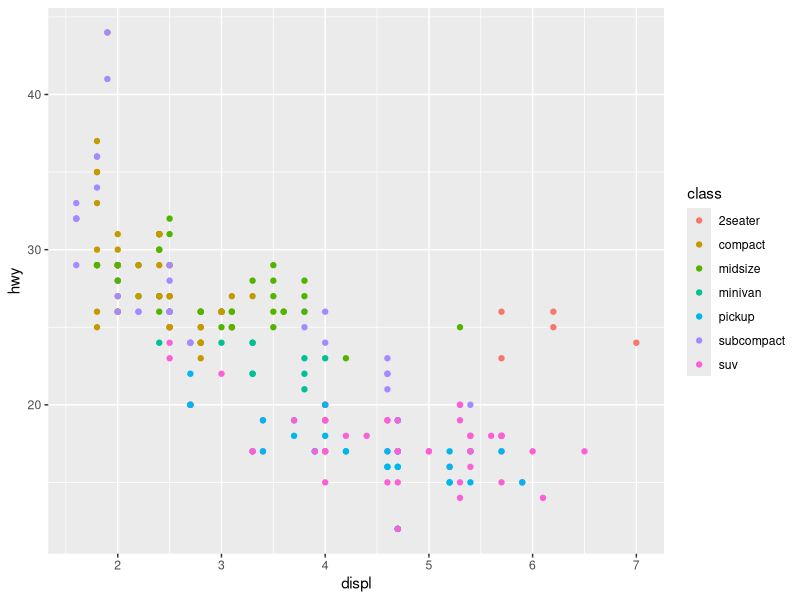
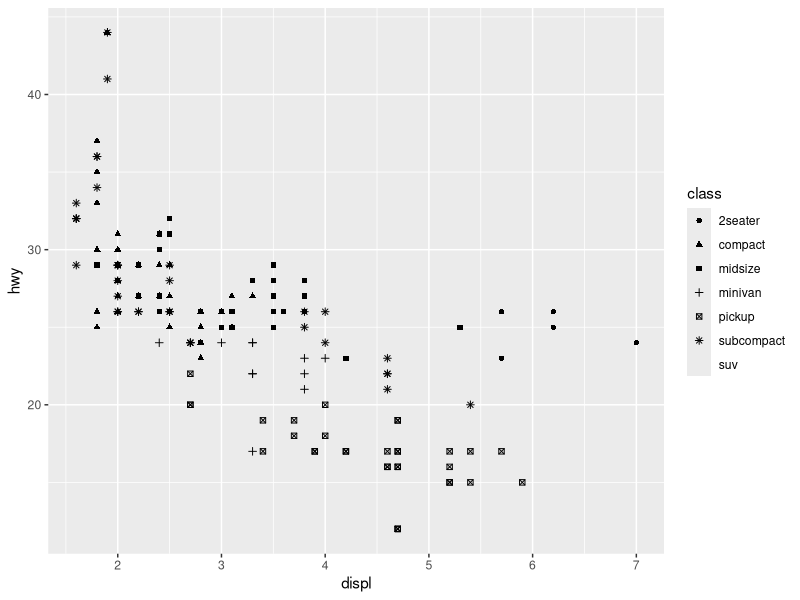

These figures' R source, in order:
# This is the second section of the R4DS 2° Edition book
# Focused on expand the learned foundations about data visualization

# Book example
ggplot2::mpg

ggplot2::ggplot(ggplot2::mpg, ggplot2::aes(x = displ, y = hwy, color = class)) +
  ggplot2::geom_point()

# Right
ggplot2::ggplot(ggplot2::mpg, ggplot2::aes(x = displ, y = hwy, shape = class)) +
  ggplot2::geom_point()
